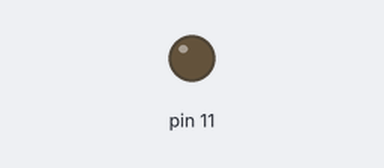
Recording of a sketch running on a simulated Arduino Uno, built with avr-gcc and run on an emulated ATmega328P. Parts: output pins drawn as LEDs (lit = HIGH).

Above: at 1.2 s.
At 3.7 s:
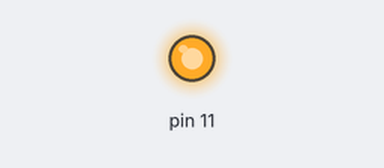
Timing chart, 0 to 4.1 s (numbered marks = the images above):
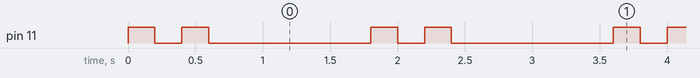

The sketch:

Skype_lnk.ino
```cpp
unsigned int interval = 1000;
int ledState = LOW;
unsigned long previousMillis = 0;

void setup(){
  pinMode (11, OUTPUT);
}

void loop(void)
{
  ledFlash();
  ledFlash();
  delay(1000);
}

void ledFlash()
{
  digitalWrite(11, HIGH);
  delay(200);
  digitalWrite(11, LOW);
  delay(200);
}
```

Measured:
- by itself, pin 11: repeats every 1.8 s: LOW 0.20 s, HIGH 0.20 s, LOW 1.2 s, HIGH 0.20 s
- by itself, everything shown: repeats every 1.8 s, in 4 steps
